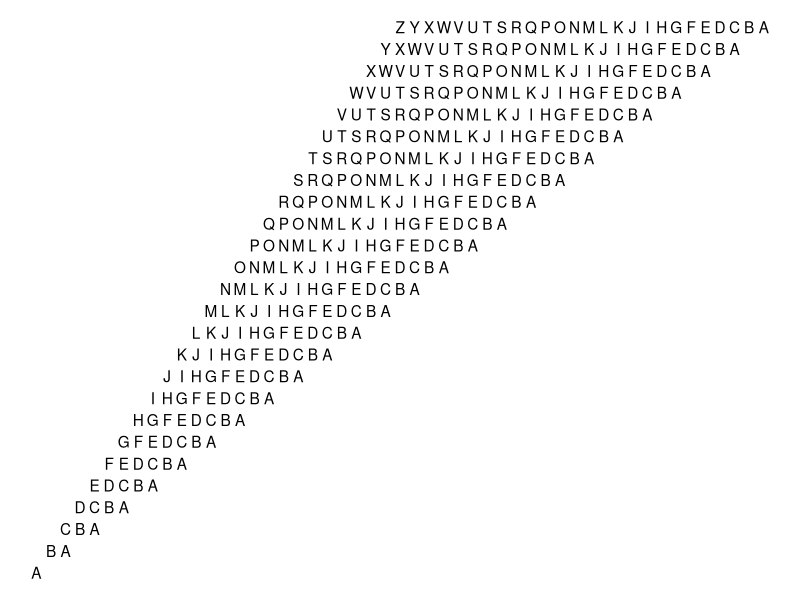

The R script that drew this image:
## ---- chunk 1
library(readxl)
library(tidyverse)

df <- read_excel("Excel/Excel_Challenge_431 - Top 3 Rankings.xlsx", range = cell_cols(LETTERS[1:8]))

df %>%
  mutate(across(-Region, ~ dense_rank(-1 * as.numeric(.x)))) %>% 
  pivot_longer(-Region, names_to = "Year", values_to = "Rank") %>% 
  filter(Rank %in% 1:3) %>% 
  summarise(rank_counts = n(),
            .by = c(Region, Rank)) %>% 
  group_by(Rank) %>% 
  slice_max(rank_counts, n = 1) %>% 
  summarise(Regions = str_c(Region, collapse = ", "))
## ---- chunk 2
map_dfr(1:26,
    ~ seq(from = 2*.x -1, length.out = 27 - .x) %>% 
      as_tibble() %>% 
      set_names("x") %>% 
      mutate(char = LETTERS[seq(27 - .x)],
             y = 27 - .x)) %>% 
  ggplot(aes(x, y, label = char)) +
  geom_text() +
  scale_x_reverse() +
  theme_void()
